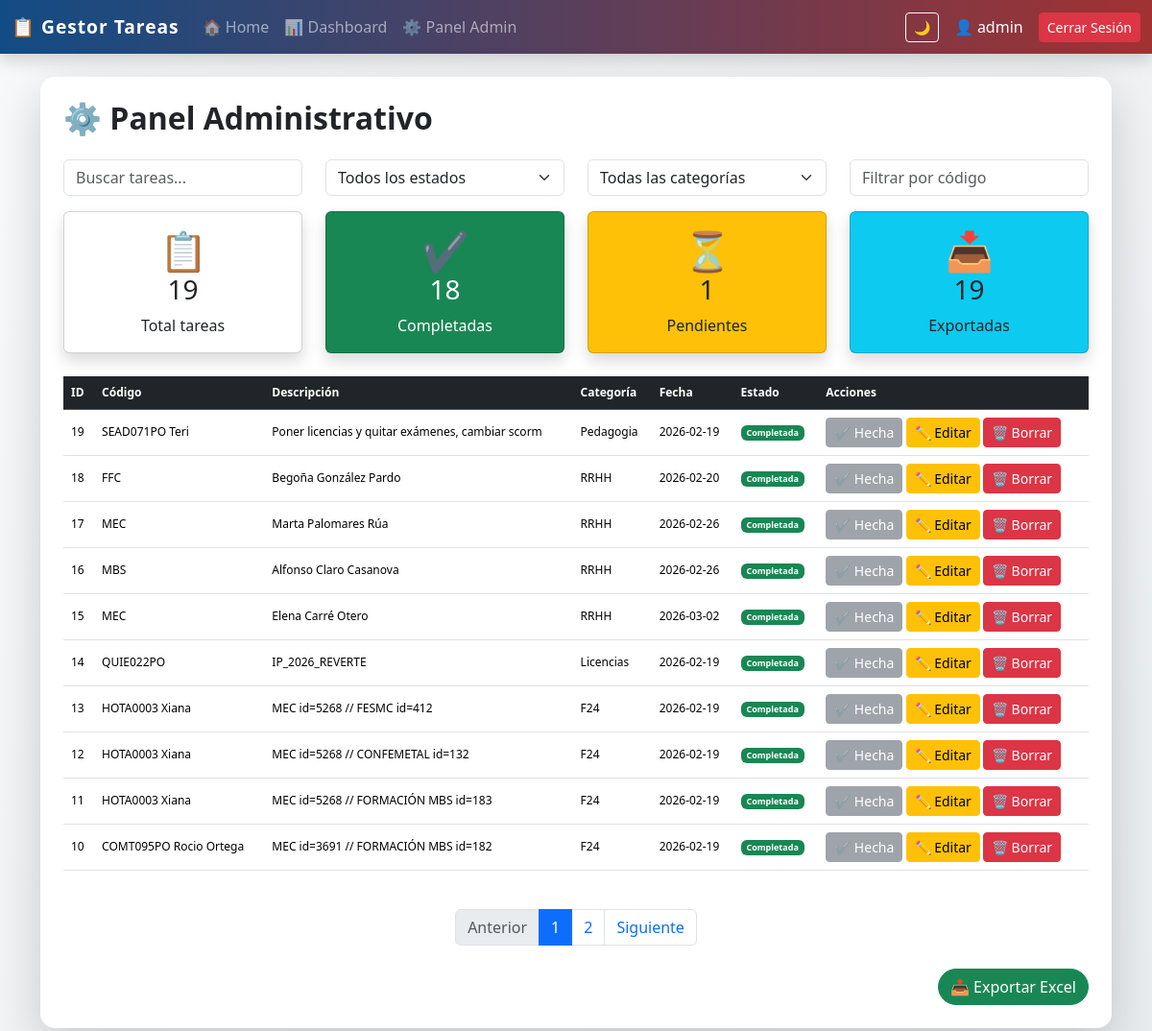
Page /admin (signed in) on the committed database.
### tables this page shows
CREATE TABLE tareas (
            id INTEGER PRIMARY KEY AUTOINCREMENT,
            descripcion TEXT NOT NULL,
            categoria TEXT,
            fecha TEXT,
            completada INTEGER DEFAULT 0,
            codigo TEXT,
            usuario_id INTEGER,
            FOREIGN KEY (usuario_id) REFERENCES usuarios(id)
        );

### app_web.py (the view)
@app.route("/admin")
@login_required
def admin():
    if session.get("es_admin") != 1:
        return redirect("/")
    page = request.args.get("page", 1, type=int)
    per_page = 10
    offset = (page - 1) * per_page
    conn = get_connection()
    cursor = conn.cursor()
    cursor.execute("""
        SELECT tareas.id,
               tareas.descripcion,
               tareas.categoria,
               tareas.fecha,
               tareas.completada,
               tareas.codigo,
               tareas.usuario_id,
               usuarios.username AS usuario
        FROM tareas
        LEFT JOIN usuarios ON tareas.usuario_id = usuarios.id
        ORDER BY tareas.id DESC
        LIMIT ? OFFSET ?
    """, (per_page, offset))
    tareas = cursor.fetchall()
    cursor.execute("SELECT COUNT(*) FROM tareas")
    total_tareas = cursor.fetchone()[0]
    total_pages = (total_tareas + per_page - 1) // per_page if total_tareas > 0 else 1
    cursor.execute("SELECT COUNT(*) FROM tareas WHERE completada = 1")
    completadas = cursor.fetchone()[0]
    pendientes = total_tareas - completadas
    cursor.execute("SELECT DISTINCT categoria FROM tareas")
    categorias = [row["categoria"] for row in cursor.fetchall() if row["categoria"]]
    conn.close()
    return render_template(
        "admin.html",
        tareas=tareas,
        page=page,
        total_pages=total_pages,
        total=total_tareas,
        completadas=completadas,
        pendientes=pendientes,
        exportadas=total_tareas, # Faltaba esta variable que usas en los KPIs
        categorias=categorias
    )

### app_web.py (called while the page is built)
def get_connection():
    conn = sqlite3.connect(DB_NAME)
    conn.row_factory = sqlite3.Row
    return conn

def login_required(f):
    @wraps(f)
    def decorated_function(*args, **kwargs):
        if "user_id" not in session:
            return redirect(url_for("login"))
        return f(*args, **kwargs)
    return decorated_function

### templates/admin.html (shortened to what this page needs)
{% extends "base.html" %}
{% block content %}
<h2 class="mb-4 fw-bold">⚙ Panel Administrativo</h2>
<div class="row mb-3">
    <div class="col-md-3">
        <input type="text" id="buscador" class="form-control" placeholder="Buscar tareas...">
    </div>
    <div class="col-md-3">
        <select id="filtro_estado" class="form-select">
            <option value="">Todos los estados</option>
        </select>
    </div>
    <div class="col-md-3">
        <select id="filtro_categoria" class="form-select">
            <option value="">Todas las categorías</option>
        </select>
    </div>
    <div class="col-md-3">
        <input type="text" id="filtro_codigo" class="form-control" placeholder="Filtrar por código">
    </div>
</div>
<div class="row g-4 mb-4">
    <div class="col-md-3">
        <div class="card text-center shadow p-3">
            <div class="display-6">📋</div>
            <h3>{{ total }}</h3>
            <p class="mb-0">Total tareas</p>
        </div>
    </div>
    <div class="col-md-3">
        <div class="card text-center shadow p-3 bg-success text-white">
            <div class="display-6">✔</div>
            <h3>{{ completadas }}</h3>
            <p class="mb-0">Completadas</p>
        </div>
    </div>
    <div class="col-md-3">
        <div class="card text-center shadow p-3 bg-warning">
            <div class="display-6">⏳</div>
            <h3>{{ pendientes }}</h3>
            <p class="mb-0">Pendientes</p>
        </div>
    </div>
    <div class="col-md-3">
        <div class="card text-center shadow p-3 bg-info text-dark">
            <div class="display-6">📥</div>
            <h3>{{ exportadas }}</h3>
            <p class="mb-0">Exportadas</p>
        </div>
    </div>
</div>
<div class="table-responsive">
    <table class="table table-hover align-middle">
        <thead class="table-dark">
            <tr>
                <th>ID</th>
                <th>Código</th>
                <th>Descripción</th>
                <th>Categoría</th>
                <th>Fecha</th>
                <th>Estado</th>
                <th>Acciones</th>
            </tr>
        </thead>
        <tbody>
            {% for tarea in tareas %}
            <tr>
                <td>{{ tarea[0] }}</td>
                <td>{{ tarea[5] if tarea|length > 5 else '-' }}</td>
                <td>{{ tarea[1] }}</td>
                <td>{{ tarea[2] if tarea[2] else "General" }}</td>
                <td>{{ tarea[3] if tarea[3] else "-" }}</td>
                <td>
                    {% if tarea[4] == 1 %}
                        <span class="badge bg-success">Completada</span>
                    {% else %}
                        <span class="badge bg-warning text-dark">Pendiente</span>
                    {% endif %}
                </td>
                <td>
                    {% if tarea[4] == 0 %}
                        <a href="/completar/{{ tarea[0] }}" class="btn btn-sm btn-success">✔ Completar</a>
                    {% else %}
                        <button class="btn btn-sm btn-secondary" disabled>✔ Hecha</button>
                    {% endif %}
                    <a href="/editar/{{ tarea[0] }}" class="btn btn-sm btn-warning">✏ Editar</a>
                    <a href="/eliminar/{{ tarea[0] }}" class="btn btn-sm btn-danger"
                       onclick="return confirm('¿Seguro que deseas eliminar esta tarea?');">🗑 Borrar</a>
                </td>
            </tr>
            {% endfor %}
        </tbody>
    </table>
</div>
<nav class="mt-4">
    <ul class="pagination justify-content-center">
        <li class="page-item {% if page <= 1 %}disabled{% endif %}">
            <a class="page-link" href="?page={{ page - 1 }}">Anterior</a>
        </li>
        {% for p in range(1, total_pages + 1) %}
        <li class="page-item {% if p == page %}active{% endif %}">
            <a class="page-link" href="?page={{ p }}">{{ p }}</a>
        </li>
        {% endfor %}
        <li class="page-item {% if page >= total_pages %}disabled{% endif %}">
            <a class="page-link" href="?page={{ page + 1 }}">Siguiente</a>
        </li>
    </ul>
</nav>
{% endblock %}

### templates/base.html (style rules this page uses)
body { background: linear-gradient(135deg, #f8f9fa, #e9ecef); transition: all 0.3s ease; }
.table-responsive { overflow-x: auto; -webkit-overflow-scrolling: touch; font-size: 12px; }

### rows in the picture
tareas: id "19", codigo "SEAD071PO Teri", descripcion "Poner licencias y quitar exámenes, cambiar scorm", categoria "Pedagogia", fecha "2026-02-19", completada "Completada"
tareas: id "18", codigo "FFC", descripcion "Begoña González Pardo", categoria "RRHH", fecha "2026-02-20", completada "Completada"
tareas: id "17", codigo "MEC", descripcion "Marta Palomares Rúa", categoria "RRHH", fecha "2026-02-26", completada "Completada"
tareas: id "16", codigo "MBS", descripcion "Alfonso Claro Casanova", categoria "RRHH", fecha "2026-02-26", completada "Completada"
tareas: id "15", codigo "MEC", descripcion "Elena Carré Otero", categoria "RRHH", fecha "2026-03-02", completada "Completada"
tareas: id "14", codigo "QUIE022PO", descripcion "IP_2026_REVERTE", categoria "Licencias", fecha "2026-02-19", completada "Completada"
tareas: id "13", codigo "HOTA0003 Xiana", descripcion "MEC id=5268 // FESMC id=412", categoria "F24", fecha "2026-02-19", completada "Completada"
tareas: id "12", codigo "HOTA0003 Xiana", descripcion "MEC id=5268 // CONFEMETAL id=132", categoria "F24", fecha "2026-02-19", completada "Completada"
tareas: id "11", codigo "HOTA0003 Xiana", descripcion "MEC id=5268 // FORMACIÓN MBS id=183", categoria "F24", fecha "2026-02-19", completada "Completada"
tareas: id "10", codigo "COMT095PO Rocio Ortega", descripcion "MEC id=3691 // FORMACIÓN MBS id=182", categoria "F24", fecha "2026-02-19", completada "Completada"

### other values in the picture
{{ session['user'] }} "admin"
{{ total }} "19"
{{ completadas }} "18"
{{ pendientes }} "1"
{{ exportadas }} "19"
{{ p }} "1" "2"
